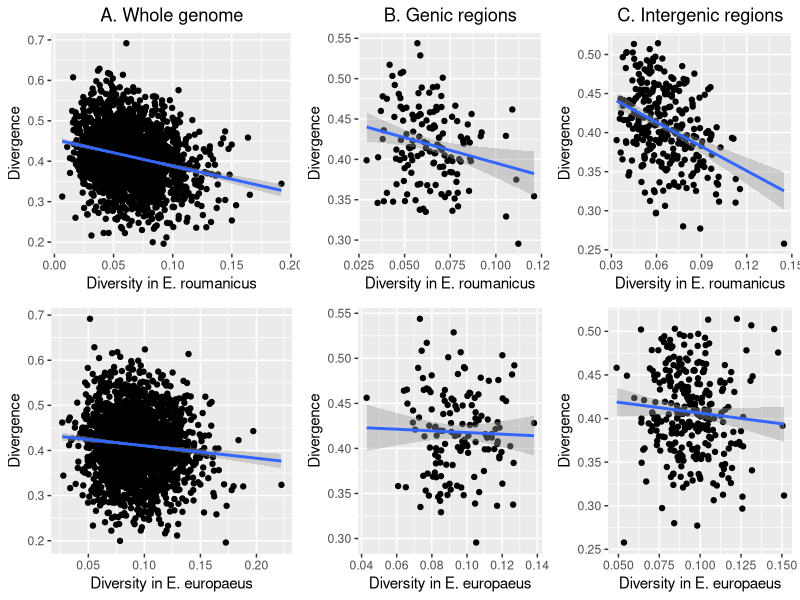
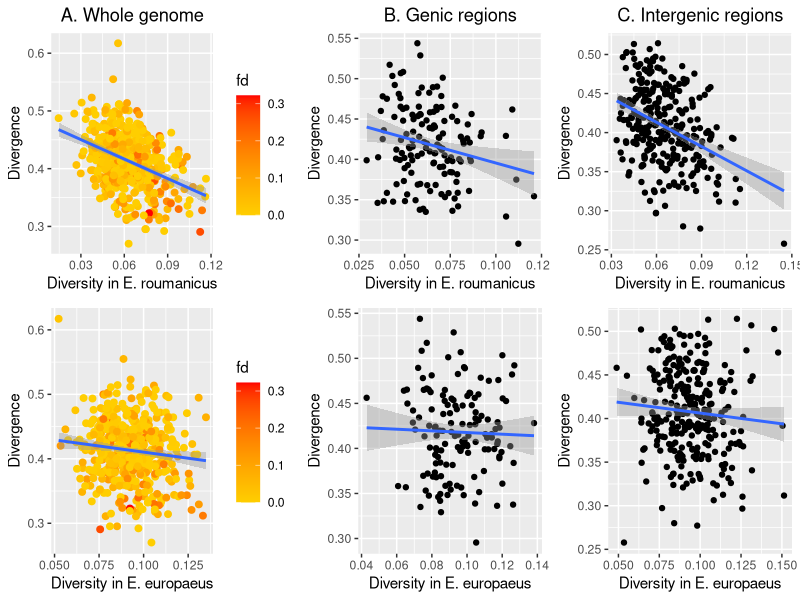

These figures' R source, in order:
# I use the accurate statistics obtained from non-overlapping windows. Unfortunately,
# there are no abba-baba parameter estimates in the same windows.
popgen     <- read.table('erin63.AccuStats.csv',  header=TRUE, sep=',')
geneStats  <- read.table('genes.PopGenStats.csv', header=TRUE, sep=',')
#geneABBA   <- read.table('genes.abbababa.csv',    header=TRUE, sep=',')  # not used
interStats <- read.table('inter.PopGenStats.csv', header=TRUE, sep=',')
#interABBA  <- read.table('inter.abbababa.csv',    header=TRUE, sep=',')  # not used

library(ggplot2)
library(gridExtra)

p1 <- ggplot(data=popgen, mapping=aes(x=pi_roumanicus, y=dxy_roumanicus_europaeus)) + 
      geom_point() + geom_smooth(method='lm') + xlab('Diversity in E. roumanicus') +
      ylab('Divergence') + ggtitle('A. Whole genome') + theme(plot.title=element_text(hjust=0.5))

p2 <- ggplot(data=geneStats, mapping=aes(x=pi_roumanicus, y=dxy_roumanicus_europaeus)) + 
      geom_point() + geom_smooth(method='lm') + xlab('Diversity in E. roumanicus') +
      ylab('Divergence') + ggtitle('B. Genic regions') + theme(plot.title=element_text(hjust=0.5))

p3 <- ggplot(data=interStats, mapping=aes(x=pi_roumanicus, y=dxy_roumanicus_europaeus)) +
      geom_point() + geom_smooth(method='lm') + xlab('Diversity in E. roumanicus') +
      ylab('Divergence') + ggtitle('C. Intergenic regions') + theme(plot.title=element_text(hjust=0.5))
  
p4 <- ggplot(data=popgen, mapping=aes(x=pi_europaeus, y=dxy_roumanicus_europaeus)) + 
      geom_point() + geom_smooth(method='lm') + xlab('Diversity in E. europaeus') +
      ylab('Divergence')     

p5 <- ggplot(data=geneStats, mapping=aes(x=pi_europaeus, y=dxy_roumanicus_europaeus)) +
      geom_point() + geom_smooth(method='lm') + xlab('Diversity in E. europaeus') +
      ylab('Divergence')

p6 <- ggplot(data=interStats, mapping=aes(x=pi_europaeus, y=dxy_roumanicus_europaeus)) +
      geom_point() + geom_smooth(method='lm') + xlab('Diversity in E. europaeus') +
      ylab('Divergence')

p <- grid.arrange(p1, p2, p3, p4, p5, p6, nrow=2, widths=c(1.2, 1, 1))
ggsave('pi_dxy.pdf', plot=p, device='pdf', width=12, height=7, units='in')

# The figure saved above uses accurate statistics from non-overlapping windows, and
# distinguishing genic from intergenic regions. The two first plots would be more
# informative if points were color-coded to indicate the amount of introgression in
# the window where the statistics (diversity and divergence) was calculated. Unfortunately,
# the abba-baba statistics about introgression have not been calculated in the same
# windows, because of different requirements. I will repeat the plot above, now using the
# alternative data set where genic and intergenic regions are not distinguished, but
# introgression statistics are calculated in common windows with diversity and divergence,
# for the first, genome-wide plots. This has already been plotted separately in plot_pi_dxy_fd.R.

popgen     <- read.table('nonoverlap.PopGenStats.csv',  header=TRUE, sep=',',
              col.names=c('scaffold', 'start', 'end', 'mid', 'sites', 'pi_roumanicus',
              'pi_europaeus', 'dxy', 'Fst'))
abbababa   <- read.table('nonoverlap.abbababa.csv', header=TRUE, sep=',')
abbababa$fd[abbababa$D <= 0] <- 0.0
abbababa$fdM[abbababa$D <= 0] <- 0.0
allStats   <- merge(popgen, abbababa, by=c('scaffold', 'start', 'end'))
filter  <- !is.na(allStats$fd)

p1 <- ggplot(data=allStats[filter,], mapping=aes(x=pi_roumanicus, y=dxy)) +
      geom_point(mapping=aes(colour=fd), size=2) + geom_smooth(method='lm') +
      xlab('Diversity in E. roumanicus') + ylab('Divergence') +
      scale_colour_gradient2(low='yellow',mid='orange',high='red',midpoint=0.1) +
      ggtitle('A. Whole genome') + theme(plot.title=element_text(hjust=0.5))

p4 <- ggplot(data=allStats[filter,], mapping=aes(x=pi_europaeus, y=dxy)) +
      geom_point(mapping=aes(colour=fd), size=2) + geom_smooth(method='lm') +
      xlab('Diversity in E. europaeus') + ylab('Divergence') +
      scale_colour_gradient2(low='yellow',mid='orange',high='red',midpoint=0.1)

p <- grid.arrange(p1, p2, p3, p4, p5, p6, nrow=2, widths=c(1.2, 1, 1))
ggsave('pi_dxy_2.pdf', plot=p, device='pdf', width=12, height=7, units='in')
